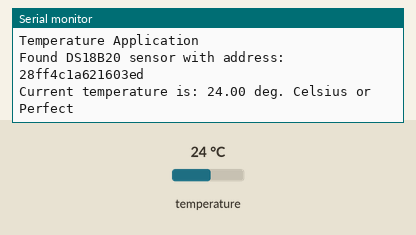
The program below on a simulated ESP8266 (Wemos D1 mini). Shown: the last lines printed to the serial monitor. Inputs (shaded band) come from the test bench; at power-on: temperature 24 °C.

Above: at 1.7 s.
1.8 s: temperature set to 12 °C
At 7.6 s:
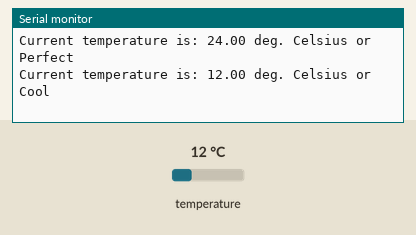
13.7 s: temperature set to 28 °C
At 19.8 s:
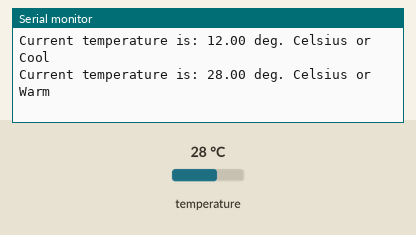
25.6 s: temperature set to 33 °C
At 30.8 s:
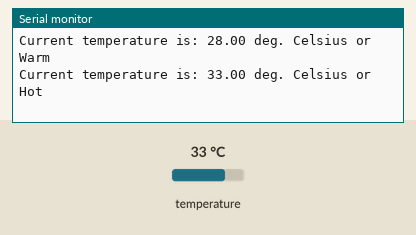
37.3 s: temperature set to 41 °C
At 43.0 s:
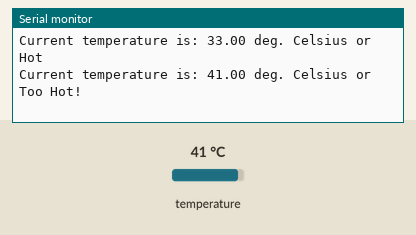
48.9 s: temperature set to 7 °C
At 54.0 s:
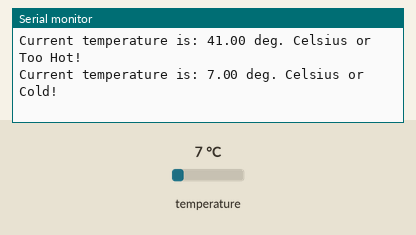

Measured:
- after the input at 1.8 s, the serial monitor: prints a new line after 5.3 s (image 1)
- after the input at 13.7 s, the serial monitor: prints a new line after 4.9 s (image 2)
- after the input at 25.6 s, the serial monitor: prints a new line after 4.5 s (image 3)
- after the input at 37.3 s, the serial monitor: prints a new line after 4.3 s (image 4)
- after the input at 48.9 s, the serial monitor: prints a new line after 4.3 s (image 5)

The program:

main.cpp
```cpp
/*
 * Statement of Authorship:
 * I, Joshi Prachi , student number 0316555, certify that this
 * material is my original work. No other person's work has been
 * used without due acknowledgement
 */

// Extending the temperature measurement: the variable resistor from the
// Analog Signals lab is replaced by a real DS18B20 temperature sensor.

#include <Arduino.h>
// 1-Wire sensor communication libary
#include <OneWire.h>
// DS18B20 sensor library
#include <DallasTemperature.h>

// Pin that the DS18B20 is connected to
const int oneWireBus = D3;
OneWire oneWire(oneWireBus);
DallasTemperature DS18B20(&oneWire);

// unique 8-byte address of our sensor
DeviceAddress sensorAddress;
bool bSensorFound = false;

void setup() {
  Serial.begin(115200);
  delay(500);

  DS18B20.begin();

  Serial.println("\n\nTemperature Application");

  if (DS18B20.getAddress(sensorAddress, 0)) {
    bSensorFound = true;

    String sAddress = "";
    for (int i = 0; i < 8; i++) {
      if (sensorAddress[i] < 0x10) sAddress += "0";
      sAddress += String(sensorAddress[i], HEX);
    }
    Serial.println("Found DS18B20 sensor with address: " + sAddress);
  } else {
    Serial.println("No DS18B20 temperature sensors are installed!");
  }
}

void loop() {
  float fTemp;
  String sJudgement;

  if (!bSensorFound) return;

  DS18B20.requestTemperatures();

  fTemp = DS18B20.getTempC(sensorAddress);

  if (fTemp == DEVICE_DISCONNECTED_C) {
    Serial.println("DS18B20 sensor is not responding!");
    delay(5000);
    return;
  }

  if (fTemp < 10)       sJudgement = "Cold!";
  else if (fTemp < 15)  sJudgement = "Cool";
  else if (fTemp < 25)  sJudgement = "Perfect";
  else if (fTemp < 30)  sJudgement = "Warm";
  else if (fTemp < 35)  sJudgement = "Hot";
  else                  sJudgement = "Too Hot!";

  Serial.println("Current temperature is: " + String(fTemp, 2) +
                 " deg. Celsius or " + sJudgement);

  delay(5000);
}
```
